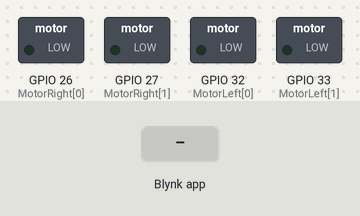
This sketch was run on a simulated ESP32. Shown: switched loads named in the sketch (green lamp = pin HIGH). The test bench sets the inputs (shaded band). WiFi joins after 1.5 s; servers stay silent unless stated; what the sketch prints to the serial monitor is not drawn.

Above: at 3.0 s.
3.1 s: Blynk app writes 1 to V1
At 4.2 s:
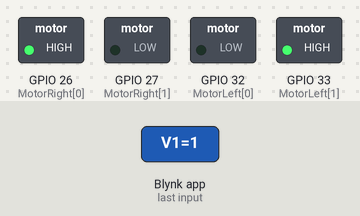
4.6 s: Blynk app writes 1 to V2
At 4.7 s:
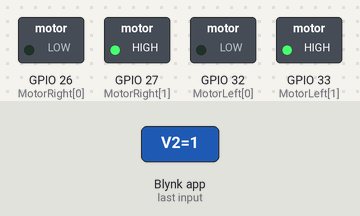
6.3 s: Blynk app writes 1 to V3
At 6.6 s:
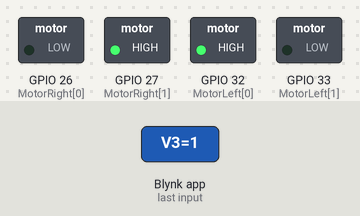
7.8 s: Blynk app writes 1 to V4
At 7.9 s:
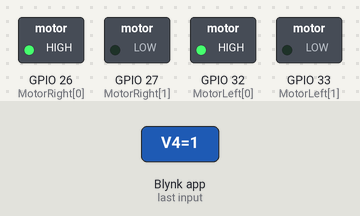
9.5 s: Blynk app writes 200 to V1
At 10.2 s:
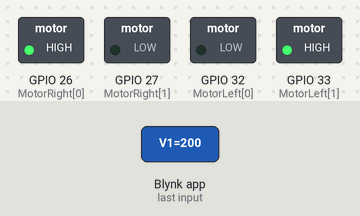
11.0 s: Blynk app writes 200 to V2
At 11.5 s:
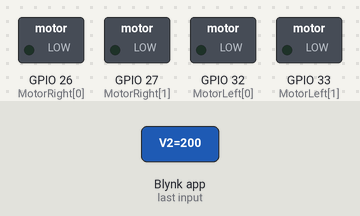
Timing chart, 0 to 13.7 s (numbered marks = the images above; inputs shaded):
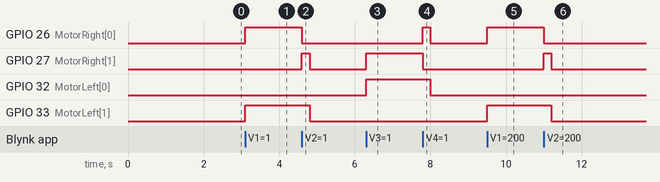

The sketch:

submission.ino
```cpp
#define BLYNK_PRINT Serial    // Comment this out to disable prints and save space
#include <WiFi.h>
#include <WiFiClient.h>
#include <BlynkSimpleEsp32.h>

//pins to drive motors
int MotorLeft[2] = {32,33};
int MotorRight[2] = {26,27};

// You should get Auth Token in the Blynk App.
// Go to the Project Settings (nut icon).
char auth[] = "b-IAHfi5Dwbb-GCCLrJcoln8qV3ilFVB";

// Your WiFi credentials.
// Set password to "" for open networks.
char ssid[] = "iPhone";
char pass[] = "valerie1996";


void setup()
{
Serial.begin(115200);
Blynk.begin(auth, ssid, pass);
MotorInit();
Serial.print("*Explore Robo Mode Computer: Controlled*\n\r");
Serial.println("Commands:\n W->Forward \n S->Backwards \n A->Left \n D->Right");
}

void loop()
{

 Blynk.run();

}

//Intialize the motor
void MotorInit()
{
  int i;
  for(i=0 ; i<2; i++)
  {
  pinMode(MotorLeft[i],OUTPUT);
  pinMode(MotorRight[i],OUTPUT);
  }
}
//Robot Driving Functions
void Robot_Forward()
{
   digitalWrite(MotorLeft[0],0);
   digitalWrite(MotorLeft[1],1);
   digitalWrite(MotorRight[0],1);
   digitalWrite(MotorRight[1],0);
}
void Robot_Backward()
{
   digitalWrite(MotorLeft[0],1);
   digitalWrite(MotorLeft[1],0);
   digitalWrite(MotorRight[0],0);
   digitalWrite(MotorRight[1],1);
}
void Robot_Left()
{
  digitalWrite(MotorLeft[0],1);
  digitalWrite(MotorLeft[1],0);
  digitalWrite(MotorRight[0],1);
  digitalWrite(MotorRight[1],0);
}
void Robot_Right()
{
  digitalWrite(MotorLeft[0],0);
  digitalWrite(MotorLeft[1],1);
  digitalWrite(MotorRight[0],0);
  digitalWrite(MotorRight[1],1);
}

void Robot_Stop()
{
  digitalWrite(MotorLeft[0],0);
  digitalWrite(MotorLeft[1],0);
  digitalWrite(MotorRight[0],0);
  digitalWrite(MotorRight[1],0);
}


BLYNK_WRITE(V1)
{
  int value = param.asInt(); // Get value as integer
 // Serial.println("Going Forward");
  if(value)
  {
    Robot_Forward();

  }
}

BLYNK_WRITE(V2)
{
  int value = param.asInt(); // Get value as integer
  //Serial.println("Moving Right");
  if(value)
  {
    Robot_Right();
    delay(200);
    Robot_Stop();
  }
}


BLYNK_WRITE(V3)
{
  int value = param.asInt(); // Get value as integer
 // Serial.println("Going back");
  if(value)
  {
    Robot_Backward();

  }
}


BLYNK_WRITE(V4)
{
  int value = param.asInt(); // Get value as integer
  //Serial.println("Taking Left");
  if(value)
  {
    Robot_Left();
    delay(200);
    Robot_Stop();

  }
}

BLYNK_WRITE(V5)
{
  int value = param.asInt(); // Get value as integer
 // Serial.println("Braking!!");
  if(value)
  {
    Robot_Stop();
  }
}
```

Measured:
- after the input at 3.1 s, GPIO 26 (MotorRight[0]), GPIO 33 (MotorLeft[1]): LOW → HIGH at once
- after the input at 4.6 s, GPIO 26 (MotorRight[0]): HIGH → LOW at once; GPIO 27 (MotorRight[1]): LOW → HIGH at once, → LOW 0.20 s later; GPIO 33 (MotorLeft[1]): HIGH → LOW after 0.20 s
- after the input at 6.3 s, GPIO 27 (MotorRight[1]), GPIO 32 (MotorLeft[0]): LOW → HIGH at once
- after the input at 7.8 s, GPIO 26 (MotorRight[0]): LOW → HIGH at once, → LOW 0.20 s later; GPIO 27 (MotorRight[1]): HIGH → LOW at once; GPIO 32 (MotorLeft[0]): HIGH → LOW after 0.20 s
- after the input at 9.5 s, GPIO 26 (MotorRight[0]), GPIO 33 (MotorLeft[1]): LOW → HIGH at once
- after the input at 11.0 s, GPIO 26 (MotorRight[0]): HIGH → LOW at once; GPIO 27 (MotorRight[1]): LOW → HIGH at once, → LOW 0.20 s later; GPIO 33 (MotorLeft[1]): HIGH → LOW after 0.20 s
